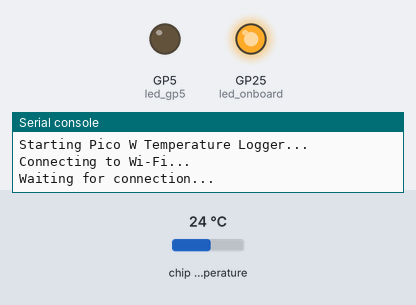
A program run on a simulated Raspberry Pi Pico running MicroPython. Shown: output pins drawn as LEDs (lit = HIGH), the last lines printed to the serial console. Inputs (shaded band) come from the test bench; at power-on: chip temperature 24 °C. WiFi joins after 1.5 s.

Above: at 0.1 s.
At 2.1 s:
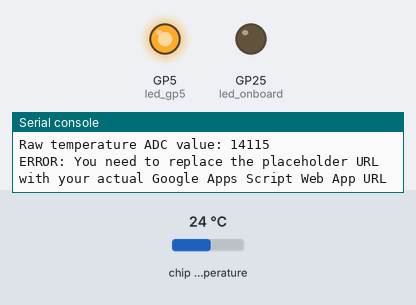
At 127.6 s:
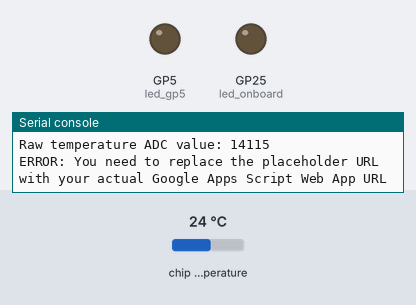
Timing chart, 0 to 129.1 s (numbered marks = the images above):
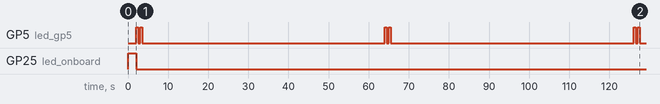

The program:

test-2.py
```python
import network
import time
import urequests
from machine import Pin, ADC
import json

# Initialize LEDs
led_onboard = Pin("LED", Pin.OUT)  # Onboard LED tied to Wi-Fi module
led_gp5 = Pin(5, Pin.OUT)          # LED soldered to GP5

# Initialize temperature sensor (internal, connected to ADC4)
temp_sensor = ADC(4)

# Wi-Fi credentials
SSID = "your_wifi_ssid"  # Replace with your Wi-Fi SSID
PASSWORD = "your_wifi_password"  # Replace with your Wi-Fi password

# Google Sheets Web App URL (from Google Apps Script)
GOOGLE_SHEETS_URL = "your_google_script_web_app_url"  # Replace with your deployed web app URL

# Connect to Wi-Fi
def connect_wifi():
    led_onboard.on()  # Turn on LED to indicate connection attempt

    wlan = network.WLAN(network.STA_IF)
    wlan.active(True)
    if not wlan.isconnected():
        print("Connecting to Wi-Fi...")
        wlan.connect(SSID, PASSWORD)

        # Wait for connection with timeout
        max_wait = 10
        while max_wait > 0:
            if wlan.isconnected():
                break
            max_wait -= 1
            print("Waiting for connection...")
            time.sleep(1)

        if wlan.isconnected():
            print("Connected to Wi-Fi!")
            print("Network config:", wlan.ifconfig())
            led_onboard.off()  # Turn off LED after successful connection
            return True
        else:
            print("Failed to connect to Wi-Fi")
            # Blink LED to indicate failure
            for _ in range(5):
                led_onboard.off()
                time.sleep(0.1)
                led_onboard.on()
                time.sleep(0.1)
            led_onboard.off()
            return False
    else:
        print("Already connected to Wi-Fi")
        print("Network config:", wlan.ifconfig())
        led_onboard.off()
        return True

# Read raw temperature ADC value
def read_raw_temp():
    return temp_sensor.read_u16()  # Read raw ADC value (0-65535)

# Send temperature to Google Sheets
def send_to_google_sheets(raw_adc):
    # Check if URL is still the placeholder
    if GOOGLE_SHEETS_URL == "your_google_script_web_app_url":
        print("ERROR: You need to replace the placeholder URL with your actual Google Apps Script Web App URL")
        return False

    # Prepare data to send
    data = {
        "raw_adc": raw_adc,
        "device_id": "pico_w_1"  # Identifier for your device
    }

    # Convert to JSON
    json_data = json.dumps(data)

    # Set headers
    headers = {
        "Content-Type": "application/json"
    }

    # LED feedback - turn on while sending
    led_gp5.on()

    try:
        # Send POST request to Google Apps Script Web App
        print("Sending data to Google Sheets...")
        print(f"URL: {GOOGLE_SHEETS_URL}")
        print(f"Data: {json_data}")

        response = urequests.post(GOOGLE_SHEETS_URL, data=json_data, headers=headers)

        # Check response
        if response.status_code == 200:
            print("Data sent successfully!")
            response_text = response.text
            print("Response:", response_text)

            # Parse response to get temperature
            try:
                response_json = json.loads(response_text)
                if "temperature" in response_json:
                    print(f"Processed temperature: {response_json['temperature']}°C")
            except Exception as parse_error:
                print(f"Error parsing response: {parse_error}")
        else:
            print("Failed to send data. Status code:", response.status_code)
            print("Response:", response.text)

        # Close the response to free memory
        response.close()
        return response.status_code == 200

    except Exception as e:
        print("Error sending data:", e)
        return False
    finally:
        # Turn off LED after sending
        led_gp5.off()

# Main program
print("Starting Pico W Temperature Logger...")

# Try to connect to Wi-Fi
if connect_wifi():
    print("Wi-Fi connected, starting temperature logging")

    # Main loop
    while True:
        try:
            # Read raw temperature ADC value
            raw_adc = read_raw_temp()
            print("\nRaw temperature ADC value:", raw_adc)

            # Send temperature data to Google Sheets
            success = send_to_google_sheets(raw_adc)

            # Blink LED to indicate successful reading cycle
            if success:
                # Fast blink 3 times for success
                for _ in range(3):
                    led_gp5.on()
                    time.sleep(0.1)
                    led_gp5.off()
                    time.sleep(0.1)
            else:
                # Slow blink 2 times for failure
                for _ in range(2):
                    led_gp5.on()
                    time.sleep(0.5)
                    led_gp5.off()
                    time.sleep(0.5)

            # Wait before next reading
            print("Waiting for next reading cycle...")
            time.sleep(60)  # Take readings every minute

        except Exception as e:
            print("Error in main loop:", e)
            # Blink LED rapidly to indicate error
            for _ in range(5):
                led_gp5.on()
                time.sleep(0.1)
                led_gp5.off()
                time.sleep(0.1)
            time.sleep(10)  # Wait before retrying
else:
    print("Failed to connect to Wi-Fi, cannot proceed")
    # Blink LED rapidly to indicate error
    for _ in range(10):
        led_gp5.on()
        time.sleep(0.1)
        led_gp5.off()
        time.sleep(0.1)
```

Measured:
- by itself, GP5 (led_gp5): repeats every 62.0 s: LOW 0.50 s, HIGH 0.50 s, LOW 60.5 s, HIGH 0.50 s
- by itself, everything shown: repeats every 62.0 s, in 4 steps
